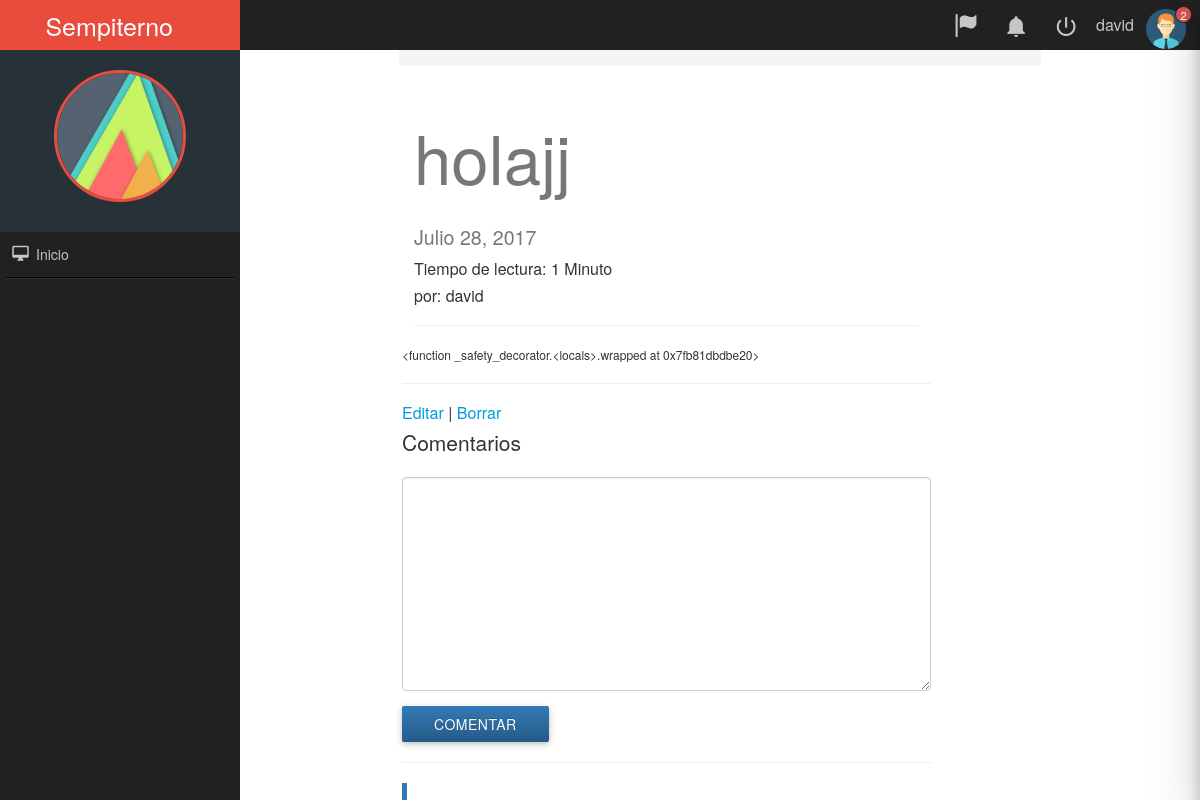
/hola/ (signed in), run on the app's committed database.
### posts/models.py (models this page shows, shortened)
class Post(models.Model):
    user = models.ForeignKey(settings.AUTH_USER_MODEL, default=1)
    title = models.CharField(max_length=120)
    slug = models.SlugField(unique=True)
    image = models.ImageField(upload_to=upload_location,
            null=True,
            blank=True,
            width_field="width_field",
            height_field="height_field")
    height_field = models.IntegerField(default=0)
    width_field = models.IntegerField(default=0)
    content = models.TextField()
    draft = models.BooleanField(default=False)
    publish = models.DateField(auto_now=True, auto_now_add=False)
    read_time =  models.IntegerField(default=0) # models.TimeField(null=True, blank=True) #assume minutes
    updated = models.DateTimeField(auto_now=True, auto_now_add=False)
    timestamp = models.DateTimeField(auto_now=False, auto_now_add=True)
    objects = PostManager()
    class Meta:
        ordering = ["-timestamp", "-updated"]
    def get_markdown(self):
        content = self.content
        markdown_text = markdown(content)
        return mark_safe(markdown_text)
    @property
    def comments(self):
        instance = self
        qs = Comment.objects.filter_by_instance(instance)
        return qs
    @property
    def get_content_type(self):
        instance = self
        content_type = ContentType.objects.get_for_model(instance.__class__)
        return content_type

### posts/views.py (the view, shortened to what this page needs)
# urls.py: url(r'^(?P<slug>[\w-]+)/$', post_detail, name='detail'),
def post_detail(request, slug=None):
	instance = get_object_or_404(Post, slug=slug)
	if instance.publish > timezone.now().date() or instance.draft:
		if not request.user.is_authenticated():
			raise Http404
	share_string = quote_plus(instance.content)
	initial_data = {
			"content_type": instance.get_content_type,
			"object_id": instance.id
	}
	form = CommentForm(request.POST or None, initial=initial_data)
	comments = instance.comments
	context = {
		"title": instance.title,
		"instance": instance,
		"share_string": share_string,
		"comments": comments,
		"comment_form":form,
	}
	return render(request, "post_detail.html", context)

### comments/forms.py
class CommentForm(forms.Form):
    content_type = forms.CharField(widget=forms.HiddenInput)
    object_id = forms.IntegerField(widget=forms.HiddenInput)
    content = forms.CharField(label='', widget=forms.Textarea)

### comments/models.py (called while the page is built)
    def filter_by_instance(self, instance):
        content_type = ContentType.objects.get_for_model(instance.__class__)
        obj_id = instance.id
        qs = super(CommentManager, self).filter(content_type=content_type, object_id= obj_id).filter(parent=None)
        return qs

    def get_absolute_url(self):
        return reverse("comments:thread", kwargs={"id": self.id})

    def children(self): #replies
        return Comment.objects.filter(parent=self)

### posts/templatetags/urlify.py (called while the page is built)
@register.filter
def urlify(value):
    return quote_plus(value)

### templates/post_detail.html (shortened to what this page needs)
{% extends "base.html" %}
{% load urlify %}
{% load crispy_forms_tags %}
{% block content %}
<div class='col-sm-10 col-sm-offset-20'>
<h1>{{ title }} <small>{% if instance.draft %}<span style='color:red;'>Borrador</span> {% endif %}</h1><h5>{{ instance.publish }}</h5>
<h6>
<p>Tiempo de lectura: {% if instance.read_time <= 1 %} 1 Minuto {% else %}{{ instance.read_time }} minutos {% endif %}</p>
por:&nbsp;{{ instance.user }}
</h6>
<p><div class="fb-like" data-href="{{ request.build_absolute_uri }}" data-layout="button_count" data-action="like" data-show-faces="true" data-share="true"></div>
<hr/>
</p>
<div class='row'>
<div class='col-sm-50 '>
   <div class='post-detail-item'>{{ instance.get_markdown }}</div>
    <hr/>
<h6>
{% if request.user.is_authenticated %}
{% if instance.user == request.user %}
<a href='{% url "posts:update" instance.slug %}'> Editar</a> |&nbsp;<a id="url" name="{{instance.slug}}"  href='#' class='btn-ExitSystem' value='{{ instance.slug }}'>Borrar</a></h6>
{% endif %}
{% endif %}
    <div>
        <p class='lead'>Comentarios</p>
        {% if request.user.is_authenticated %}
        <form method="POST" action="."> {% csrf_token %}
            {{ comment_form|crispy }}
            <input type='submit' value='Comentar' class='btn btn-primary'>
        </form>
        {% else %}
        <p>Debes iniciar sesión para comentar!</p>
        {% endif %}
        <hr/>
        {% for comment in comments %}
        <blockquote>
        </blockquote>
        {% endfor %}
    </div>
</div>
</div>
</div>
{% endblock content %}
{% block footer %}
    </section>
{% endblock footer %}

### templates/base.html (shortened to what this page needs)
<!DOCTYPE html>
<html lang="es">
<head>
<link rel="stylesheet" href="https://maxcdn.bootstrapcdn.com/bootstrap/3.3.6/css/bootstrap.min.css">
<link rel="stylesheet" href="https://maxcdn.bootstrapcdn.com/bootstrap/3.3.6/css/bootstrap-theme.min.css">
<link rel='stylesheet' href='https://maxcdn.bootstrapcdn.com/font-awesome/4.5.0/css/font-awesome.min.css' >
{% load staticfiles %}
<link rel='stylesheet' href='{% static "css/base.css" %}' />
    <link rel="stylesheet" href='{% static "css/normalize.css" %}'>
    <link rel="stylesheet" href='{% static "css/materialize.min.css" %}'>
    <link rel="stylesheet" href='{% static "css/material-design-iconic-font.min.css" %}'>
    <link rel="stylesheet" href='{% static "css/jquery.mCustomScrollbar.css" %}'>
    <link rel="stylesheet" href='{% static "css/sweetalert.css" %}'>
    <link rel="stylesheet" href='{% static "css/style.css" %}'>
    <section class="NavLateral full-width">
        <div class="NavLateral-content full-width">
            <header class="NavLateral-title full-width center-align">
               Sempiterno
            </header>
            <figure class="full-width NavLateral-logo">
                <img src='{% static "assets/img/logo.png" %}' alt="material-logo" class="responsive-img center-box">
            </figure>
            <div class="NavLateral-Nav">
                <ul class="full-width">
                    <li>
                        <a href="/" class="waves-effect waves-light"><i class="zmdi zmdi-desktop-mac zmdi-hc-fw"></i> Inicio</a>
                    </li>
                    <li class="NavLateralDivider"></li>
                </ul>
            </div>
        </div>
    </section>
    </head>
    <section class="ContentPage full-width">
        <div class="ContentPage-Nav full-width">
            <ul class="full-width">
                {% if request.user.is_authenticated %}
                <li><figure><img src='{% static "assets/img/user.png" %}' alt="UserImage"></figure></li>
                <li style="padding:0 5px;">{{request.user.username}}</li>
                <li><a href='{% url "logout" %}' class="tooltipped waves-effect " data-position="bottom" data-delay="50" data-tooltip="Logout"><i class="zmdi zmdi-power"></i></a></li>
                {% endif %}
                {% if request.user.is_authenticated %}
                <li>
                    <a href="#" class="tooltipped waves-effect-light btn-Notification" data-position="bottom" data-delay="50" data-tooltip="Notifications">
                        <i class="zmdi zmdi-notifications"></i>
                <li><a href='/create' class="tooltipped waves-effect" data-position="bottom" data-delay="50" data-tooltip="Publicar"><i class="glyphicon glyphicon-flag"></i></a></li>
                        <span class="ContentPage-Nav-indicator bg-danger">2</span>
                    {% endif %}
                    </a>
                </li>
            </ul>
        </div>
</body>
</head>
<body>
<div class='container'>
    <ol class='breadcrumb'>
    </ol>
{% block content %}
{% endblock content %}
</div>
</body>
{% block footer%}
{% endblock footer %}

### static/css/base.css (style rules this page uses)
h1 { color: #777777; }

### static/css/style.css (style rules this page uses)
body, html { margin: 0; padding: 0; position: relative; font-size: 16px; background-color: #fff; width: 100%; height: 100%; color: #333; }
.full-width { margin: 0; padding: 0; width: 100%; }
.center-box { margin:0 auto; }
.bg-danger { background-color: #d9534f !important; }
.NavLateral, .ContentPage { position: absolute; top: 0; height: 100%; }
.NavLateral { left: 0; width: 20%; }
.NavLateral-content { height: 100%; position: absolute; z-index: 10; background-color: rgb(33,33,33); color: #C7C5C7; }
.NavLateral-title { height: 50px; line-height: 50px; color: #fff; background-color: rgb(233,76,61); font-size: 25px; }
.NavLateral-logo { padding: 20px 0; color: #fff; background-color: rgb(38,50,56); }
.NavLateral-logo img { width: 55%; height: auto; display: block; border-radius: 50%; margin-bottom: 10px; border: 3px solid rgb(233,76,61); }
.NavLateralDivider { height: 0 !important; width: 95% !important; background-color: transparent; border: none; border-top: 1px solid rgba(0,0,0,0.9); border-bottom:1px solid rgba(255,255,255,0.08); margin: 0 auto !important; }
.NavLateral-Nav ul li { height: auto; margin: 0; padding: 0; }
.NavLateral-Nav ul li a { height: 45px; line-height: 45px; width: 100%; font-size: 14px; padding-left: 9px; display: block; color: #C7C5C7; transition: all .3s ease-in-out; }
.NavLateral-Nav ul li a i { font-size: 18px; }
.ContentPage { right: 0; width: 80%; background-color: #fff; }
.ContentPage-Nav { height: 50px; background-color: rgb(33,33,33); position: relative; }
.ContentPage-Nav ul { height: 50px; padding-right: 9px; position: relative; }
.ContentPage-Nav ul li { height: 50px; float: right; min-width: 50px; color: #C7C5C7; position: relative; line-height: 50px; }
.ContentPage-Nav ul li a { height: 50px; width: 50px; line-height: 50px; display: block; text-align: center; color: #C7C5C7; font-size: 25px; position: relative; }
.ContentPage-Nav ul li figure { margin: 0; padding: 0 5px; }
.ContentPage-Nav ul li figure img { width: 40px; height: 40px; margin-top: 5px; }
.ContentPage-Nav-indicator { position: absolute; top: 6px; right: 8px; font-size: 11px; text-align: center; width: 17px; height: 17px; line-height: 17px; border-radius: 50%; color: #fff; border: 1px solid rgb(33,33,33); }

### data on the page
Post: title "holajj", user "david", get_markdown "<function _safety_decorator.<locals>.wrapped at 0x7fb81dbdbe20>"

### other printed values
{{ request.user.username }} "david"
